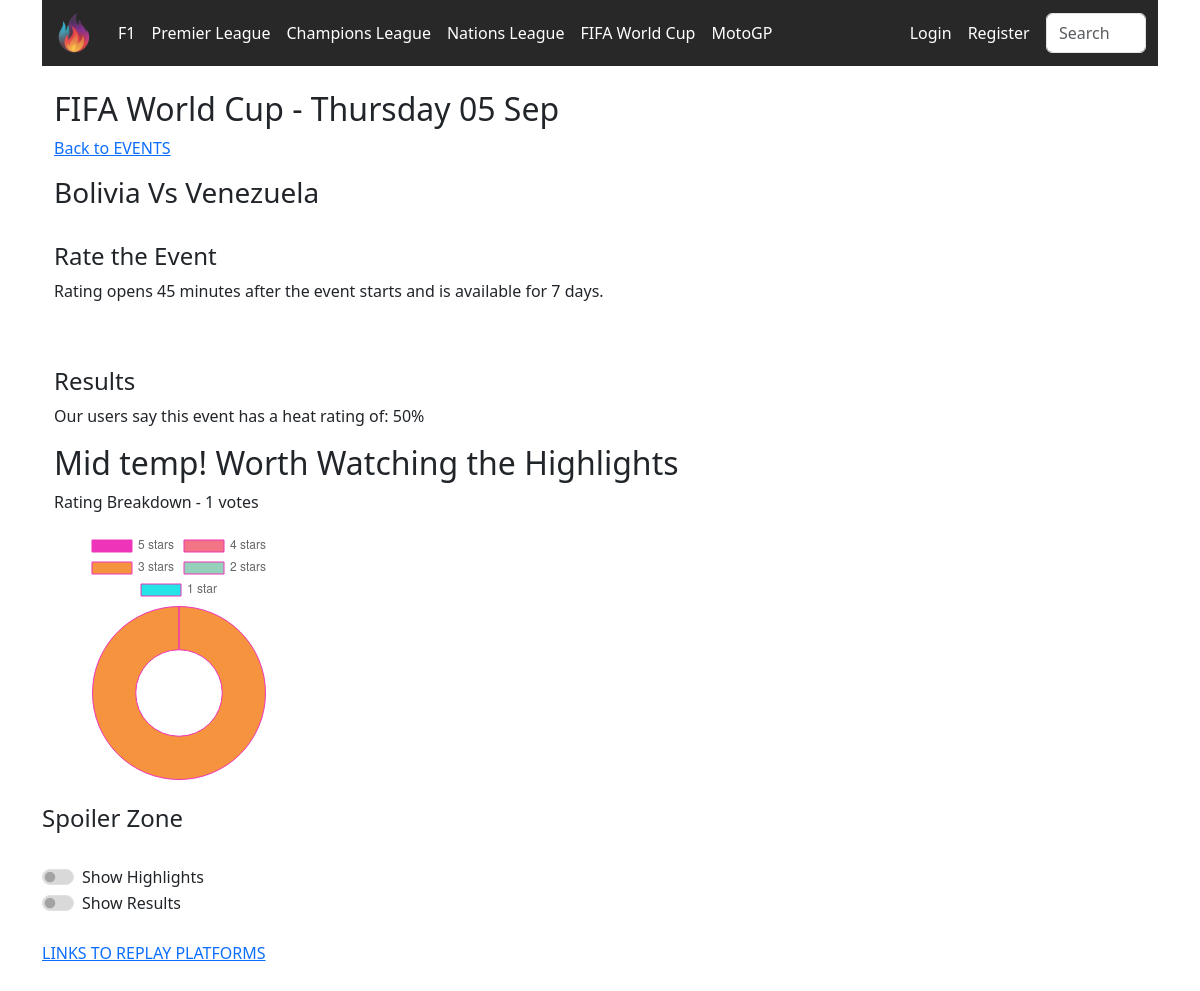
The page /core/events/8151/ on the database its author committed.
### core/models.py (models this page shows, shortened)
class Competition(models.Model):
    league = models.CharField(max_length=255, default="")
    name = models.CharField(max_length=255)
    date = models.DateField()

class Event(models.Model):
    event_list = models.ForeignKey(Competition, on_delete=models.CASCADE, related_name='events')
    event_type = models.CharField(max_length=50)  # e.g., 'race', 'qualifying', 'sprint', 'sprint shootout', 'match'.
    date_time = models.DateTimeField()
    idEvent = models.CharField(max_length=255, default="")
    video_id = models.CharField(max_length=255, null=True, default="")
    is_finished = models.BooleanField(default=False)

class Rating(models.Model):
    event = models.OneToOneField(Event, on_delete=models.CASCADE, related_name='rating')
    five_stars = models.IntegerField(default=0)
    four_stars = models.IntegerField(default=0)
    three_stars = models.IntegerField(default=0)
    two_stars = models.IntegerField(default=0)
    one_star = models.IntegerField(default=0)
    percentage = models.FloatField(default=0.0)
    voters = models.ManyToManyField(User, related_name='rated_events')

### core/views.py (the view)
# urls.py: path('events/<int:event_id>/', views.event, name='event'),
def event(request, event_id):
    event = get_object_or_404(Event, id=event_id)
    video_id = event.video_id.split('=')[-1] if event.video_id else None
    title = TITLES.get(event.event_list.league, 'Unknown League')
    try:
        total_votes = (
            event.rating.five_stars +
            event.rating.four_stars +
            event.rating.three_stars +
            event.rating.two_stars +
            event.rating.one_star
        )
    except Event.rating.RelatedObjectDoesNotExist:
        total_votes = 0
    return render(request, 'core/event.html', {
        'event': event,
        'RATINGS_TEXT': RATINGS_TEXT,
        'video_id': video_id,
        'title': title,
        'timezone': timezone,
        'timedelta': timedelta,
        'total_votes': total_votes,
    })

### core/templatetags/event_tags.py (called while the page is built)
@register.filter
def is_past(event):
    return event.date_time + timedelta(minutes=45) <= timezone.now()

@register.filter
def voting_closed(event):
    return event.date_time + timedelta(days=7) <= timezone.now()

### core/templates/core/event.html
{% extends 'base.html' %}
{% block content %}
<div class="container">
    <div>
        <br>
        <h2>{{ title }} - {{ event.event_list.name }}</h2>
        <p><a href="{% url 'core:event_list' event.event_list.id %}">Back to EVENTS</a></p>
        <h3>
            {% if title == "FIA F1 World Championship" %}
                {{ event.date_time|date:"j M" }} - {{ event.event_type|title }}
            {% else %}
                {{ event.event_type|title }}
            {% endif %}
        </h3>
    </div>
    {% include 'core/vote.html' %}
    <br>
    {% include 'core/results.html' %}
    {% include 'core/spoiler_zone.html' %}
{% endblock %}

### core/templates/core/results.html (shortened to what this page needs)
<div class="results-container">
    <br>
    <h4>Results</h4>
    {% if event.rating.voters.all|length == 0 %}
        <p>This event has no ratings.</p>
    {% else %}
        {% if event.rating.percentage >= 66 %}
            <p>Our users say this event has a heat rating of: {{ event.rating.percentage|floatformat:0 }}%</p>
            <h2>{{ RATINGS_TEXT.5 }}</h2>
        {% elif event.rating.percentage >= 33 %}
            <p>Our users say this event has a heat rating of: {{ event.rating.percentage|floatformat:0 }}%</p>
            <h2>{{ RATINGS_TEXT.3 }}</h2>
        {% else %}
            <p>Our users say this event has a heat rating of: {{ event.rating.percentage|floatformat:0 }}%</p>
            <h2>{{ RATINGS_TEXT.1 }}</h2>
        {% endif %}
        <p>Rating Breakdown - {{ total_votes }} votes</p>
            <center<div style="width: 250px;">
                <canvas id="ratingChart" width="250" height="250"></canvas>
            </div>
            <script>
                const ctx = document.getElementById('ratingChart').getContext('2d');
                const fiveStars = {{ event.rating.five_stars }};
                const fourStars = {{ event.rating.four_stars }};
                const threeStars = {{ event.rating.three_stars }};
                const twoStars = {{ event.rating.two_stars }};
                const oneStar = {{ event.rating.one_star }};
                const totalVotes = fiveStars + fourStars + threeStars + twoStars + oneStar;
                const chart = new Chart(ctx, {
                    type: 'doughnut',
                    data: {
                        labels: ['5 stars', '4 stars', '3 stars', '2 stars', '1 star'],
                        datasets: [{
                            data: [fiveStars, fourStars, threeStars, twoStars, oneStar],
                            backgroundColor: [
                                '#ee35b9',
                                '#f37484',
                                '#f6933f',
                                '#95d0bb',
                                '#24e4e7',
                            ],
                            borderColor: [
                                '#ee35b9',
                            ],
                            borderWidth: 1
                        }]
                    },
                    options: {
                        responsive: false,
                        title: {
                            display: true,
                            text: 'Rating Distribution',
                        }
                    }
                });
            </script>
    {% endif %}
    <br>
</div>

### static/css/main.css (style rules this page uses)
:root { --dark-purple: #4f379c ; --light-purple: #ac3fd0; --five-star-pink: #ee35b9; --four-star-burnt: #f37484; --three-star-orange: #f6933f; --two-star-ocean: #95d0bb; --one-star-ice: #24e4e7; --bright-white: #ffffff; --light-orange: #ffedc3; --light-grey: #d9d9d9; --dark-grey: #282828; }
body { overflow-y: scroll; }

### rows shown on the page
Competition: league "FIFA World Cup"
Event: event_list.name "Thursday 05 Sep", event_type "Bolivia Vs Venezuela", rating.percentage "50"

### other values the page prints
{{ RATINGS_TEXT.3 }} "Mid temp! Worth Watching the Highlights"
{{ total_votes }} "1"
chart data {{ event.rating.five_stars }} 0
chart data {{ event.rating.four_stars }} 0
chart data {{ event.rating.two_stars }} 0
